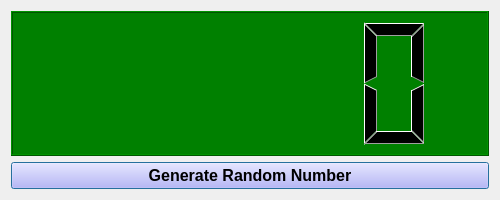
<?xml version="1.0" encoding="UTF-8"?>
<ui version="4.0">
 <class>Dialog</class>
 <widget class="QDialog" name="Dialog">
  <property name="geometry">
   <rect>
    <x>0</x>
    <y>0</y>
    <width>500</width>
    <height>200</height>
   </rect>
  </property>
  <property name="windowTitle">
   <string>Dialog</string>
  </property>
  <layout class="QVBoxLayout" name="verticalLayout">
   <item>
    <widget class="QLCDNumber" name="lcdNumber">
     <property name="styleSheet">
      <string notr="true">QLCDNumber{

background:green
}
</string>
     </property>
    </widget>
   </item>
   <item>
    <widget class="QPushButton" name="pushButton">
     <property name="font">
      <font>
       <pointsize>12</pointsize>
       <weight>75</weight>
       <bold>true</bold>
      </font>
     </property>
     <property name="styleSheet">
      <string notr="true">
QPushButton{

background:rgb(182, 169, 255)
}</string>
     </property>
     <property name="text">
      <string>Generate Random Number</string>
     </property>
    </widget>
   </item>
  </layout>
 </widget>
 <resources/>
 <connections/>
</ui>
